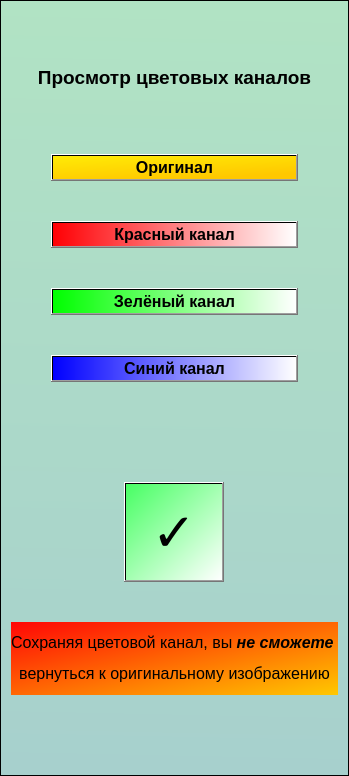
<?xml version="1.0" encoding="UTF-8"?>
<ui version="4.0">
 <class>Form</class>
 <widget class="QWidget" name="Form">
  <property name="geometry">
   <rect>
    <x>0</x>
    <y>0</y>
    <width>303</width>
    <height>776</height>
   </rect>
  </property>
  <property name="windowTitle">
   <string>Form</string>
  </property>
  <property name="styleSheet">
   <string notr="true">background-color: qlineargradient(spread:pad, x1:0.527, y1:0, x2:0.517, y2:1, stop:0 rgba(177, 227, 196, 255), stop:1 rgba(167, 208, 205, 255));</string>
  </property>
  <layout class="QHBoxLayout" name="horizontalLayout_2">
   <property name="leftMargin">
    <number>0</number>
   </property>
   <property name="topMargin">
    <number>0</number>
   </property>
   <property name="rightMargin">
    <number>0</number>
   </property>
   <property name="bottomMargin">
    <number>0</number>
   </property>
   <item>
    <widget class="QFrame" name="frame">
     <property name="maximumSize">
      <size>
       <width>9999</width>
       <height>9999</height>
      </size>
     </property>
     <property name="frameShape">
      <enum>QFrame::StyledPanel</enum>
     </property>
     <property name="frameShadow">
      <enum>QFrame::Raised</enum>
     </property>
     <layout class="QVBoxLayout" name="verticalLayout" stretch="0">
      <property name="spacing">
       <number>20</number>
      </property>
      <property name="leftMargin">
       <number>0</number>
      </property>
      <property name="topMargin">
       <number>0</number>
      </property>
      <property name="rightMargin">
       <number>0</number>
      </property>
      <property name="bottomMargin">
       <number>0</number>
      </property>
      <item>
       <layout class="QVBoxLayout" name="vbox2" stretch="0,0,0,0,0,0">
        <property name="spacing">
         <number>0</number>
        </property>
        <property name="leftMargin">
         <number>10</number>
        </property>
        <property name="topMargin">
         <number>40</number>
        </property>
        <property name="rightMargin">
         <number>10</number>
        </property>
        <property name="bottomMargin">
         <number>80</number>
        </property>
        <item>
         <widget class="QLabel" name="label_4">
          <property name="font">
           <font>
            <pointsize>14</pointsize>
            <weight>75</weight>
            <bold>true</bold>
           </font>
          </property>
          <property name="styleSheet">
           <string notr="true">background-color: qlineargradient(spread:pad, x1:0, y1:0, x2:1, y2:0, stop:0 rgba(0, 0, 0, 0), stop:1 rgba(255, 255, 255, 0));</string>
          </property>
          <property name="text">
           <string>Просмотр цветовых каналов</string>
          </property>
          <property name="alignment">
           <set>Qt::AlignCenter</set>
          </property>
         </widget>
        </item>
        <item>
         <spacer name="verticalSpacer_5">
          <property name="orientation">
           <enum>Qt::Vertical</enum>
          </property>
          <property name="sizeType">
           <enum>QSizePolicy::Fixed</enum>
          </property>
          <property name="sizeHint" stdset="0">
           <size>
            <width>20</width>
            <height>40</height>
           </size>
          </property>
         </spacer>
        </item>
        <item>
         <layout class="QHBoxLayout" name="horizontalLayout">
          <property name="leftMargin">
           <number>40</number>
          </property>
          <property name="rightMargin">
           <number>40</number>
          </property>
          <item>
           <layout class="QVBoxLayout" name="verticalLayout_2">
            <item>
             <widget class="QPushButton" name="original">
              <property name="font">
               <font>
                <pointsize>12</pointsize>
                <weight>75</weight>
                <bold>true</bold>
               </font>
              </property>
              <property name="styleSheet">
               <string notr="true">background-color: qlineargradient(spread:pad, x1:0, y1:0, x2:0.522388, y2:1, stop:0 rgba(255, 235, 6, 255), stop:1 rgba(255, 200, 0, 255));</string>
              </property>
              <property name="text">
               <string>Оригинал</string>
              </property>
             </widget>
            </item>
            <item>
             <spacer name="verticalSpacer_2">
              <property name="orientation">
               <enum>Qt::Vertical</enum>
              </property>
              <property name="sizeType">
               <enum>QSizePolicy::Fixed</enum>
              </property>
              <property name="sizeHint" stdset="0">
               <size>
                <width>20</width>
                <height>40</height>
               </size>
              </property>
             </spacer>
            </item>
            <item>
             <widget class="QPushButton" name="red">
              <property name="font">
               <font>
                <pointsize>12</pointsize>
                <weight>75</weight>
                <bold>true</bold>
               </font>
              </property>
              <property name="styleSheet">
               <string notr="true">background-color: qlineargradient(spread:pad, x1:0, y1:0, x2:1, y2:0, stop:0 rgba(255, 0, 4, 255), stop:1 rgba(255, 255, 255, 255));</string>
              </property>
              <property name="text">
               <string>Красный канал</string>
              </property>
             </widget>
            </item>
            <item>
             <spacer name="verticalSpacer_3">
              <property name="orientation">
               <enum>Qt::Vertical</enum>
              </property>
              <property name="sizeType">
               <enum>QSizePolicy::Fixed</enum>
              </property>
              <property name="sizeHint" stdset="0">
               <size>
                <width>20</width>
                <height>40</height>
               </size>
              </property>
             </spacer>
            </item>
            <item>
             <widget class="QPushButton" name="green">
              <property name="font">
               <font>
                <pointsize>12</pointsize>
                <weight>75</weight>
                <bold>true</bold>
               </font>
              </property>
              <property name="styleSheet">
               <string notr="true">background-color: qlineargradient(spread:pad, x1:0, y1:0, x2:1, y2:0, stop:0 rgba(0, 255, 0, 255), stop:1 rgba(255, 255, 255, 255));</string>
              </property>
              <property name="text">
               <string>Зелёный канал</string>
              </property>
             </widget>
            </item>
            <item>
             <spacer name="verticalSpacer_4">
              <property name="orientation">
               <enum>Qt::Vertical</enum>
              </property>
              <property name="sizeType">
               <enum>QSizePolicy::Fixed</enum>
              </property>
              <property name="sizeHint" stdset="0">
               <size>
                <width>20</width>
                <height>40</height>
               </size>
              </property>
             </spacer>
            </item>
            <item>
             <widget class="QPushButton" name="blue">
              <property name="font">
               <font>
                <pointsize>12</pointsize>
                <weight>75</weight>
                <bold>true</bold>
               </font>
              </property>
              <property name="styleSheet">
               <string notr="true">background-color: qlineargradient(spread:pad, x1:0, y1:0, x2:1, y2:0, stop:0 rgba(0, 0, 255, 255), stop:1 rgba(255, 255, 255, 255));</string>
              </property>
              <property name="text">
               <string>Синий канал</string>
              </property>
             </widget>
            </item>
           </layout>
          </item>
         </layout>
        </item>
        <item>
         <spacer name="verticalSpacer">
          <property name="orientation">
           <enum>Qt::Vertical</enum>
          </property>
          <property name="sizeType">
           <enum>QSizePolicy::Fixed</enum>
          </property>
          <property name="sizeHint" stdset="0">
           <size>
            <width>20</width>
            <height>60</height>
           </size>
          </property>
         </spacer>
        </item>
        <item>
         <layout class="QHBoxLayout" name="horizontalLayout_4">
          <property name="leftMargin">
           <number>40</number>
          </property>
          <property name="topMargin">
           <number>40</number>
          </property>
          <property name="rightMargin">
           <number>40</number>
          </property>
          <property name="bottomMargin">
           <number>40</number>
          </property>
          <item>
           <widget class="QPushButton" name="accept">
            <property name="sizePolicy">
             <sizepolicy hsizetype="Fixed" vsizetype="Fixed">
              <horstretch>0</horstretch>
              <verstretch>0</verstretch>
             </sizepolicy>
            </property>
            <property name="minimumSize">
             <size>
              <width>100</width>
              <height>100</height>
             </size>
            </property>
            <property name="font">
             <font>
              <pointsize>40</pointsize>
              <weight>75</weight>
              <bold>true</bold>
             </font>
            </property>
            <property name="styleSheet">
             <string notr="true">background-color: qlineargradient(spread:pad, x1:0, y1:0, x2:1, y2:1, stop:0 rgba(71, 255, 99, 255), stop:1 rgba(255, 255, 255, 255));</string>
            </property>
            <property name="text">
             <string>✓</string>
            </property>
           </widget>
          </item>
         </layout>
        </item>
        <item>
         <widget class="QLabel" name="label">
          <property name="font">
           <font>
            <pointsize>12</pointsize>
            <underline>false</underline>
           </font>
          </property>
          <property name="styleSheet">
           <string notr="true">background-color: qlineargradient(spread:pad, x1:0, y1:0, x2:1, y2:1, stop:0 rgba(255, 6, 6, 255), stop:1 rgba(255, 200, 0, 255));</string>
          </property>
          <property name="text">
           <string>&lt;html&gt;&lt;head/&gt;&lt;body&gt;&lt;p align=&quot;center&quot;&gt;Сохраняя цветовой канал, вы &lt;span style=&quot; font-weight:600; font-style:italic;&quot;&gt;не сможете &lt;/span&gt;&lt;/p&gt;&lt;p align=&quot;center&quot;&gt;вернуться к оригинальному изображению&lt;/p&gt;&lt;/body&gt;&lt;/html&gt;</string>
          </property>
          <property name="textFormat">
           <enum>Qt::RichText</enum>
          </property>
          <property name="alignment">
           <set>Qt::AlignCenter</set>
          </property>
          <property name="margin">
           <number>5</number>
          </property>
         </widget>
        </item>
       </layout>
      </item>
     </layout>
    </widget>
   </item>
  </layout>
 </widget>
 <resources/>
 <connections/>
</ui>
